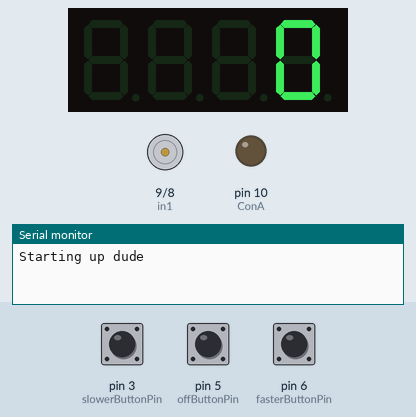
This sketch was run on a simulated Arduino Uno, built with avr-gcc and run on an emulated ATmega328P. On the bench: 4-digit seven-segment display, motor-driver pin pairs drawn as motors (green arrow = first pin HIGH = forward, orange = second pin HIGH = backward, longer = more drive), output pins drawn as LEDs (lit = HIGH), the last lines printed to the serial monitor. Inputs (shaded band) come from the test bench; at power-on: pin 6 (fasterButtonPin) LOW, pin 3 (slowerButtonPin) LOW, pin 5 (offButtonPin) LOW.

Above: at 1.2 s.
1.3 s: pin 6 (fasterButtonPin) pulled HIGH for 0.15 s
At 1.7 s:
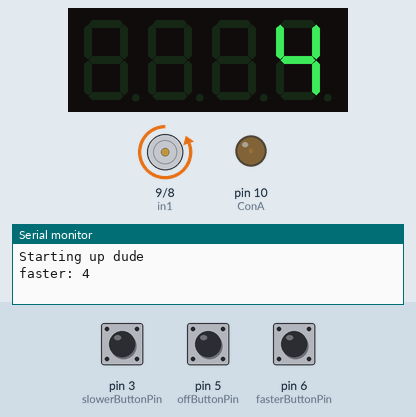
2.9 s: pin 3 (slowerButtonPin) pulled HIGH for 0.15 s
At 4.0 s:
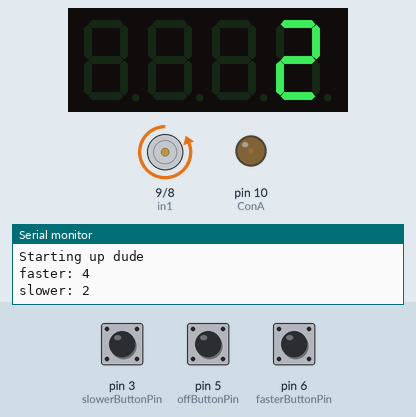
4.5 s: pin 6 (fasterButtonPin) pulled HIGH for 1 s
At 5.1 s:
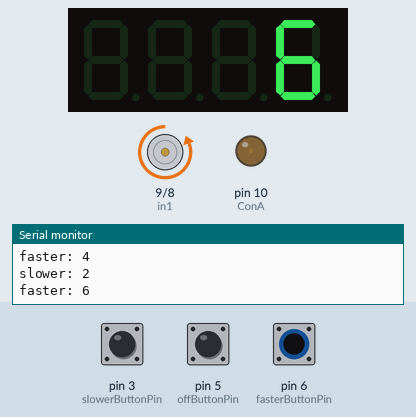
7.0 s: pin 5 (offButtonPin) pulled HIGH for 0.15 s
At 7.4 s:
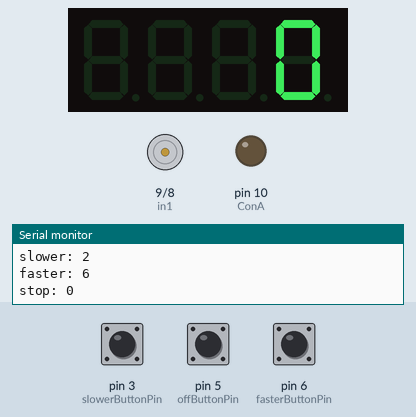
8.6 s: pin 6 (fasterButtonPin) pulled HIGH for 3.2 s
At 9.4 s:
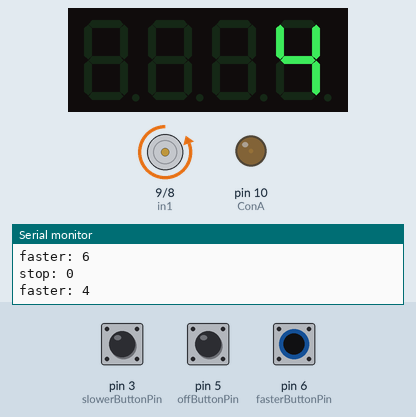
13.3 s: pin 5 (offButtonPin) pulled HIGH for 1 s
At 14.3 s:
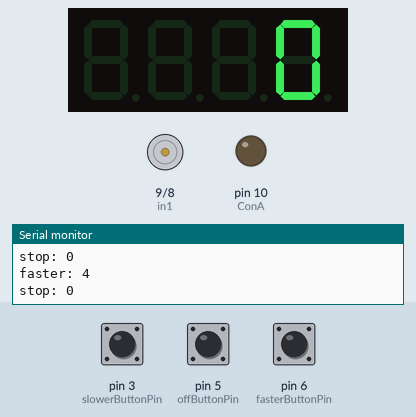
Timing chart, 0 to 16.3 s (numbered marks = the images above; inputs shaded):
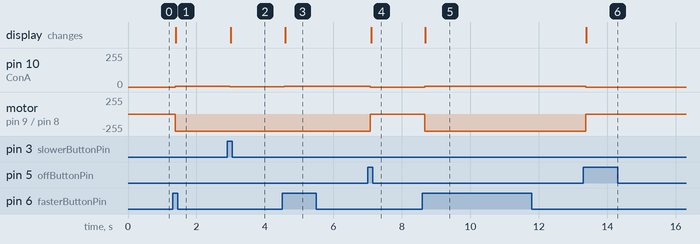

The sketch:

dcmotor.ino
```cpp
#include <TM1637Display.h>
// TM1637 Display connection PINs & initialization:
#define CLK 2
#define DIO 4
TM1637Display display = TM1637Display(CLK, DIO);

// L298n Dual H-bridge motor driver
int in1 = 9; //Declaring the pins where in1 in2 from the driver are wired
int in2 = 8; //here they are wired with D9 and D8 from Arduino
int ConA = 10; //And we add the pin to control the speed after we remove its jumper
               //Make sure it's connected to a pin that can deliver a PWM signal

// Motor speed control buttons
byte fasterButtonPin = 6;
int slowerButtonPin = 3;
int offButtonPin = 5;

unsigned long debounceDelay = 50;    // the debounce time; increase if get flickers

int motorSpeed = 0;

//int fasterButtonState = 0;
//int fasterButtonStateLast = LOW;

int slowerButtonState = 0;
int offButtonState = 0;

class DebounceButton {
  private:
    int pin;
    int state;
    int lastState;
    long lastDebounceTime;  // the last time the output pin was toggled
    int motorSpeedDelta;
    String buttonName;

  public:
    DebounceButton(byte pin, int motorSpeedDelta, String buttonName){
      this->pin = pin;
      this->state = 0;
      this->lastState = LOW;
      this->lastDebounceTime = 0;
      this->motorSpeedDelta = motorSpeedDelta;
      this->buttonName = buttonName;

      pinMode(this->pin, INPUT);
    }

    void check(){
      int reading = digitalRead(this->pin);
      if (reading != this->lastState){
          this->lastDebounceTime = millis();
      }
      if ((millis() - this->lastDebounceTime) > debounceDelay) {
        if (reading != this->state){
          this->state = reading;
          if (this->state == HIGH) {
            if (this->motorSpeedDelta == 0) {
              motorSpeed = 0;
            }
            else {
              motorSpeed = motorSpeed + this->motorSpeedDelta;
            }
            if (motorSpeed > 255){
              motorSpeed = 255;
            }
            if (motorSpeed < 0){
              motorSpeed = 0;
            }

            Serial.print(this->buttonName);
            Serial.print(": ");
            Serial.println(motorSpeed);
          }
        }
      }
      this->lastState = reading;
    }
};

DebounceButton FasterBtn(6, 4, String("faster"));
DebounceButton SlowerBtn(3, -2, String("slower"));
DebounceButton StopBtn(5, 0, String("stop"));

void setup() {
  pinMode(in1, OUTPUT); //Declaring the pin modes, obviously they're outputs
  pinMode(in2, OUTPUT);
  pinMode(ConA, OUTPUT);

  Serial.begin(9600);
  Serial.println("Starting up dude");

  display.setBrightness(3);
  display.clear();
}

void SetMotorSpeed(){
  digitalWrite(in1, LOW);
  digitalWrite(in2, HIGH);
  analogWrite(ConA, motorSpeed);
}

void TurnMotorOff(){
  digitalWrite(in1, LOW);
  digitalWrite(in2, LOW);
  analogWrite(ConA,0);
}

void loop() {
  FasterBtn.check();
  SlowerBtn.check();
  StopBtn.check();

  if (motorSpeed == 0) {
    TurnMotorOff();
  }
  else {
    SetMotorSpeed();
  }

  display.showNumberDec(motorSpeed);
  //delay(2000);
}
```

Measured:
- after the input at 1.3 s, pin 10 (ConA): 0/255 → 4/255 after 0.08 s; motor on pin 9 (in1) / pin 8 (in2): stopped → backward 255/255 after 0.08 s; the display: changes after 0.10 s (image 1)
- after the input at 2.9 s, pin 10 (ConA): 4/255 → 2/255 after 0.07 s; the display: changes after 0.09 s (image 2)
- after the input at 4.5 s, pin 10 (ConA): 2/255 → 6/255 after 0.07 s; the display: changes after 0.09 s (image 3)
- after the input at 7.0 s, pin 10 (ConA): 6/255 → 0/255 after 0.08 s; motor on pin 9 (in1) / pin 8 (in2): backward 255/255 → stopped after 0.08 s; the display: changes after 0.10 s (image 4)
- after the input at 8.6 s, pin 10 (ConA): 0/255 → 4/255 after 0.07 s; motor on pin 9 (in1) / pin 8 (in2): stopped → backward 255/255 after 0.07 s; the display: changes after 0.09 s (image 5)
- after the input at 13.3 s, pin 10 (ConA): 4/255 → 0/255 after 0.07 s; motor on pin 9 (in1) / pin 8 (in2): backward 255/255 → stopped after 0.07 s; the display: changes after 0.09 s (image 6)
